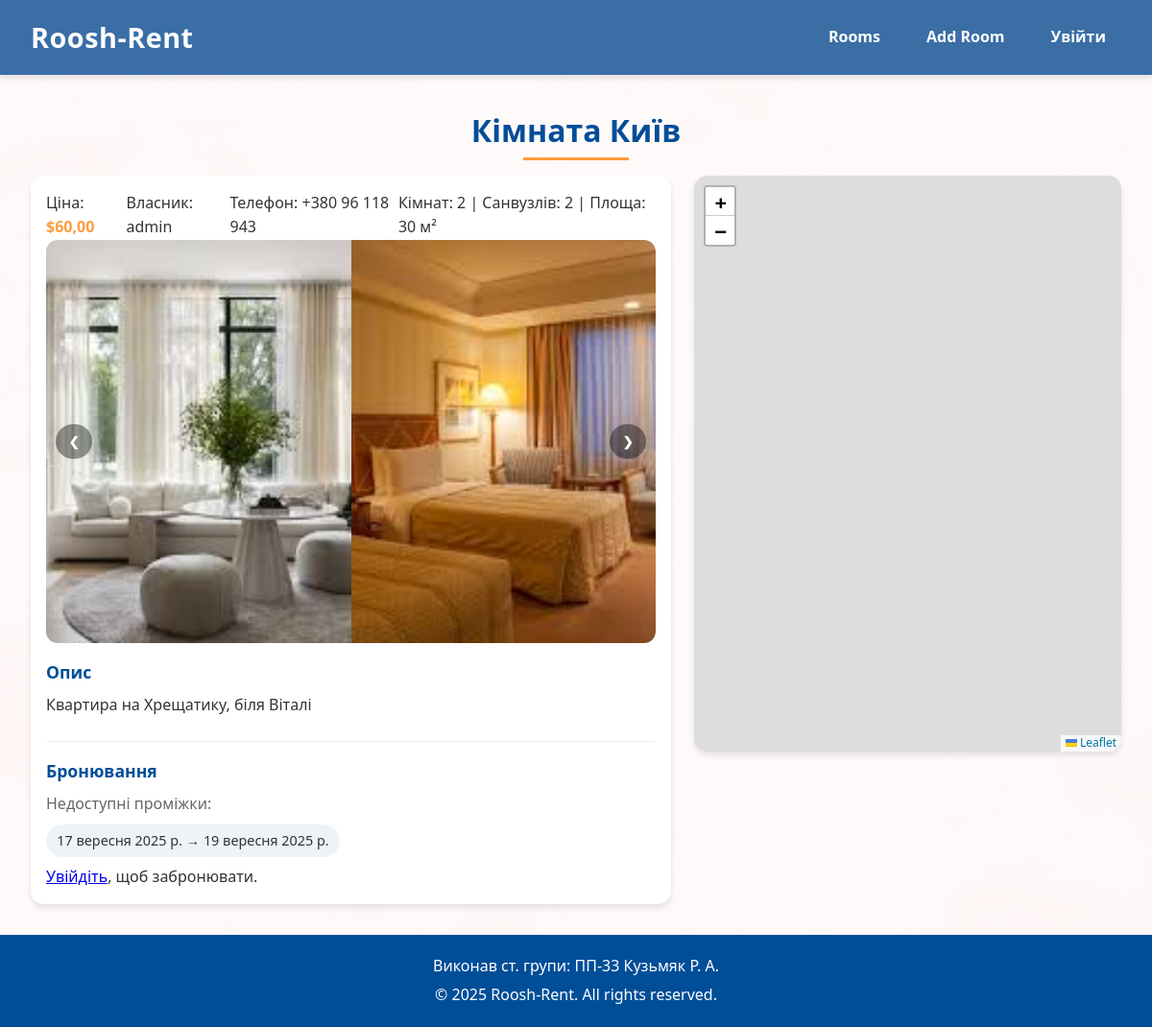
Screenshot of /rooms/1/ with the database file from the repository.
### rooms/models.py (models this page shows, shortened)
class Room(models.Model):
    owner = models.ForeignKey(User, on_delete=models.CASCADE, related_name="rooms", default=1)
    title = models.CharField(max_length=120, blank=True)
    price = models.DecimalField(max_digits=10, decimal_places=2, validators=[MinValueValidator(0)])
    address = models.CharField(max_length=300)
    coordX = models.FloatField()
    coordY = models.FloatField()
    picture = models.ImageField(upload_to=room_image_upload_to, blank=True, null=True)
    description = models.TextField(blank=True)
    rooms = models.PositiveIntegerField(default=1)
    bathrooms = models.PositiveIntegerField(default=1)
    area = models.PositiveIntegerField(blank=True, null=True)
    phone = models.CharField(max_length=20, blank=True)
    is_available = models.BooleanField(default=True)
    created_at = models.DateTimeField(auto_now_add=True)

class RoomImage(models.Model):
    room = models.ForeignKey(Room, on_delete=models.CASCADE, related_name="images")
    image = models.ImageField(upload_to=room_image_upload_to)
    uploaded_at = models.DateTimeField(auto_now_add=True)

class Booking(models.Model):
    STATUS_CHOICES = (
        ("pending", "Очікує"),
        ("confirmed", "Підтверджено"),
        ("cancelled", "Скасовано"),
    )
    room = models.ForeignKey(Room, on_delete=models.CASCADE, related_name="bookings")
    user = models.ForeignKey(User, on_delete=models.CASCADE, related_name="bookings")
    start_date = models.DateField()
    end_date = models.DateField()
    status = models.CharField(max_length=10, choices=STATUS_CHOICES, default="confirmed")
    created_at = models.DateTimeField(auto_now_add=True)
    class Meta:
        ordering = ["-created_at"]

### rooms/views.py (the view)
# urls.py: path('rooms/<int:pk>/', views.room_detail, name='room_detail'),
def room_detail(request, pk):
    room = get_object_or_404(Room, pk=pk)
    can_delete = request.user.is_authenticated and request.user == room.owner
    bookings = room.bookings.filter(status="confirmed").order_by("start_date")
    form = BookingForm()
    images = room.images.all().order_by("uploaded_at")
    return render(
        request,
        "rooms/room_detail.html",
        {"room": room, "can_delete": can_delete, "bookings": bookings, "form": form, "images": images}
    )

### rooms/templates/rooms/room_detail.html (shortened to what this page needs)
{% load static %}
<!DOCTYPE html>
<html lang="uk">
<head>
  <link rel="stylesheet" href="https://unpkg.com/leaflet@1.9.4/dist/leaflet.css">
  <link rel="stylesheet" href="{% static 'rooms/css/roomstyle.css' %}">
</head>
<body>
<header>
  <div class="logo"><h1>Roosh-Rent</h1></div>
  {% include "base_nav.html" %}
</header>
<main>
  <div class="page-header"><h2>{{ room.title|default:room.address }}</h2></div>
  <div class="container">
    <div class="rooms" style="width:60%">
      <div class="room">
        <div class="room-content">
          <div class="room-details">
            <p class="price">Ціна: <span id="js-room-price">${{ room.price }}</span></p>
            <p class="username">Власник: {{ room.owner.username }}</p>
            <p>Телефон: {{ room.phone|default:"—" }}</p>
            <p>Кімнат: {{ room.rooms }} | Санвузлів: {{ room.bathrooms }}{% if room.area %} | Площа: {{ room.area }} м²{% endif %}</p>
          </div>
          <div class="image-slider" id="image-slider">
            <div class="slider-track" id="slider-track">
              {% if images %}
                {% for img in images %}
                  <div class="slider-slide"><img src="{{ img.image.url }}" alt="Image {{ forloop.counter }}"></div>
                {% endfor %}
              {% else %}
                <div class="slider-slide"><img src="{{ room.image_url }}" alt="Room image"></div>
              {% endif %}
            </div>
            <div class="slider-controls">
              <button class="slider-btn" id="slider-prev">&#10094;</button>
              <button class="slider-btn" id="slider-next">&#10095;</button>
            </div>
          </div>
          <h3 style="margin-top:1rem;">Опис</h3>
          <p>{{ room.description|linebreaks }}</p>
          <hr class="soft">
          <h3>Бронювання</h3>
          <p class="muted">Недоступні проміжки:</p>
          <ul class="badges">
            {% for b in bookings %}
              <li>{{ b.start_date }} → {{ b.end_date }}</li>
            {% empty %}
              <li>Ще немає бронювань</li>
            {% endfor %}
          </ul>
          {% if user.is_authenticated %}
          <form method="post" action="{% url 'book_room' room.pk %}" class="minimal-form" id="booking-form">
            {% csrf_token %}
            {{ form.start_date.label_tag }} {{ form.start_date }}
            {{ form.end_date.label_tag }} {{ form.end_date }}
            <div class="price-calc">
              <div>Кількість днів: <span id="js-days">—</span></div>
              <div>Загальна сума: <span class="result" id="js-total">—</span></div>
            </div>
            <button type="submit">Забронювати</button>
          </form>
          {% else %}
            <p><a href="{% url 'login' %}">Увійдіть</a>, щоб забронювати.</p>
          {% endif %}
        </div>
      </div>
    </div>
    <div id="mapid" class="map"></div>
  </div>
</main>
<footer>
  <div class="footer-content">
    <p>Виконав ст. групи: ПП-33 Кузьмяк Р. А.</p>
    <p>&copy; {% now "Y" %} Roosh-Rent. All rights reserved.</p>
  </div>
</footer>
</body>
</html>

### rooms/static/rooms/css/roomstyle.css (style rules this page uses)
:root { --primary-color:#3a6ea5; --secondary-color:#004e98; --accent-color:#ff9a3c; --light-color:#f0f4f8; --dark-color:#333; --shadow:0 4px 6px rgba(0,0,0,.1); --radius:14px; }
* { margin:0;padding:0;box-sizing:border-box;font-family:'Segoe UI',Tahoma,Geneva,Verdana,sans-serif }
body { min-height:100vh;display:flex;flex-direction:column;color:var(--dark-color);background:var(--light-color);line-height:1.6 }
header { background:var(--primary-color);color:#fff;padding:1rem 2rem;box-shadow:var(--shadow);display:flex;justify-content:space-between;align-items:center }
.logo h1 { font-size:1.8rem;font-weight:700;letter-spacing:.5px }
main { flex:1;padding:2rem;max-width:1400px;margin:0 auto;width:100% }
.page-header { margin-bottom:1rem;text-align:center }
.page-header h2 { font-size:2rem;color:var(--secondary-color);display:inline-block;padding-bottom:.35rem;position:relative }
.page-header h2:after { content:'';position:absolute;left:25%;bottom:0;width:50%;height:3px;background:var(--accent-color) }
footer { background:var(--secondary-color);color:#fff;padding:1rem;text-align:center;margin-top:auto }
.container { display:flex;gap:1.5rem }
.room-content { padding:1rem }
.room h3 { color:var(--secondary-color);margin-bottom:.5rem;font-size:1.1rem }
.room-details { display:flex;justify-content:space-between;align-items:center }
.price span { color:var(--accent-color);font-weight:800 }
.map { position:sticky;top:2rem;width:40%;height:600px;border-radius:var(--radius);box-shadow:var(--shadow);overflow:hidden }
button,.btn { background:var(--accent-color);color:#fff;border:none;border-radius:999px;padding:.7rem 1.2rem;font-weight:700;cursor:pointer;transition:.2s;display:inline-block;text-decoration:none }
.soft { border:none;border-top:1px solid #e6edf5;margin:1rem 0 }
.badges { display:flex;flex-wrap:wrap;gap:.5rem;margin:.5rem 0 }
.badges li { list-style:none;background:#eef3f8;border-radius:999px;padding:.35rem .7rem;font-size:.9rem }
.muted { opacity:.75 }
.rooms { display:flex;flex-direction:column;gap:1rem }
.room { background:#fff;border-radius:var(--radius);box-shadow:var(--shadow);overflow:hidden }
.footer-content p { margin:.25rem 0 }

### rooms/templates/rooms/room_detail.html (style rules this page uses)
.image-slider { position:relative; border-radius:12px; overflow:hidden; background:#fff; }
.slider-track { display:flex; transition:transform .35s ease; }
.slider-slide img { width:100%; height:420px; object-fit:cover; display:block; }
.slider-controls { position:absolute; top:50%; transform:translateY(-50%); width:100%; display:flex; justify-content:space-between; padding:0 10px; pointer-events:none; }
.slider-btn { pointer-events:all; background:rgba(0,0,0,0.4); color:#fff; border:none; border-radius:999px; width:36px; height:36px; display:flex; align-items:center; justify-content:center; cursor:pointer; }

### rows the page displays
Room: title "Кімната Київ", price "60,00", owner.username "admin", phone "+380 96 118 943", rooms "2", bathrooms "2", area "30", description "Квартира на Хрещатику, біля Віталі"
RoomImage: image (picture)
RoomImage: image (picture)
Booking: start_date "17 вересня 2025 р.", end_date "19 вересня 2025 р."
